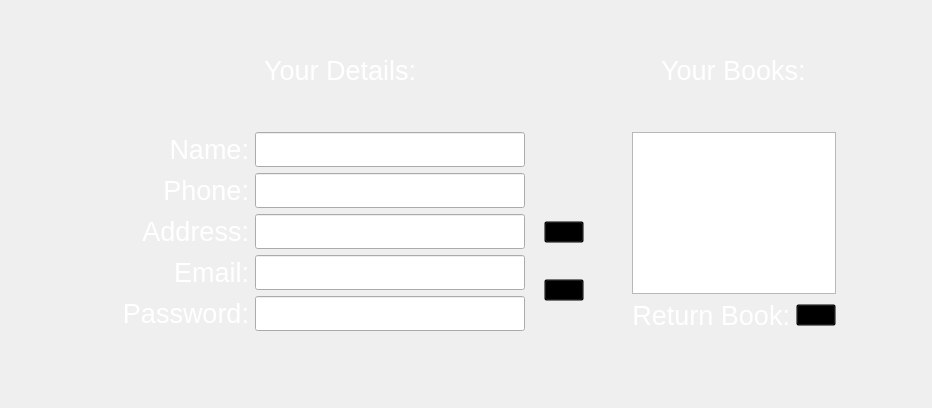
        <widget class="QWidget" name="account">
         <layout class="QVBoxLayout" name="verticalLayout_15">
          <item>
           <layout class="QVBoxLayout" name="verticalLayout_14" stretch="2,5,3">
            <item>
             <spacer name="verticalSpacer_14">
              <property name="orientation">
               <enum>Qt::Vertical</enum>
              </property>
              <property name="sizeHint" stdset="0">
               <size>
                <width>20</width>
                <height>40</height>
               </size>
              </property>
             </spacer>
            </item>
            <item>
             <layout class="QHBoxLayout" name="horizontalLayout_12" stretch="2,4,1,3,2">
              <item>
               <spacer name="horizontalSpacer_20">
                <property name="orientation">
                 <enum>Qt::Horizontal</enum>
                </property>
                <property name="sizeHint" stdset="0">
                 <size>
                  <width>40</width>
                  <height>20</height>
                 </size>
                </property>
               </spacer>
              </item>
              <item>
               <layout class="QVBoxLayout" name="verticalLayout_11">
                <item>
                 <layout class="QHBoxLayout" name="horizontalLayout_9">
                  <item>
                   <spacer name="horizontalSpacer_18">
                    <property name="orientation">
                     <enum>Qt::Horizontal</enum>
                    </property>
                    <property name="sizeHint" stdset="0">
                     <size>
                      <width>40</width>
                      <height>20</height>
                     </size>
                    </property>
                   </spacer>
                  </item>
                  <item>
                   <widget class="QLabel" name="label_11">
                    <property name="font">
                     <font>
                      <family>Arial</family>
                      <pointsize>20</pointsize>
                      <bold>false</bold>
                     </font>
                    </property>
                    <property name="styleSheet">
                     <string notr="true">color: rgb(255, 255, 255);</string>
                    </property>
                    <property name="text">
                     <string>Your Details:</string>
                    </property>
                   </widget>
                  </item>
                  <item>
                   <spacer name="horizontalSpacer_19">
                    <property name="orientation">
                     <enum>Qt::Horizontal</enum>
                    </property>
                    <property name="sizeHint" stdset="0">
                     <size>
                      <width>40</width>
                      <height>20</height>
                     </size>
                    </property>
                   </spacer>
                  </item>
                 </layout>
                </item>
                <item>
                 <spacer name="verticalSpacer_16">
                  <property name="orientation">
                   <enum>Qt::Vertical</enum>
                  </property>
                  <property name="sizeType">
                   <enum>QSizePolicy::Fixed</enum>
                  </property>
                  <property name="sizeHint" stdset="0">
                   <size>
                    <width>20</width>
                    <height>40</height>
                   </size>
                  </property>
                 </spacer>
                </item>
                <item>
                 <layout class="QHBoxLayout" name="horizontalLayout_11">
                  <item>
                   <layout class="QHBoxLayout" name="horizontalLayout_10" stretch="5,0,5">
                    <item>
                     <layout class="QVBoxLayout" name="verticalLayout_10">
                      <item>
                       <spacer name="verticalSpacer_12">
                        <property name="orientation">
                         <enum>Qt::Vertical</enum>
                        </property>
                        <property name="sizeHint" stdset="0">
                         <size>
                          <width>20</width>
                          <height>40</height>
                         </size>
                        </property>
                       </spacer>
                      </item>
                      <item>
                       <widget class="QLabel" name="label">
                        <property name="text">
                         <string/>
                        </property>
                        <property name="pixmap">
                         <pixmap resource="images.qrc">:/images/your_details.png</pixmap>
                        </property>
                       </widget>
                      </item>
                      <item>
                       <spacer name="verticalSpacer_13">
                        <property name="orientation">
                         <enum>Qt::Vertical</enum>
                        </property>
                        <property name="sizeHint" stdset="0">
                         <size>
                          <width>20</width>
                          <height>40</height>
                         </size>
                        </property>
                       </spacer>
                      </item>
                     </layout>
                    </item>
                    <item>
                     <spacer name="horizontalSpacer_22">
                      <property name="orientation">
                       <enum>Qt::Horizontal</enum>
                      </property>
                      <property name="sizeHint" stdset="0">
                       <size>
                        <width>40</width>
                        <height>20</height>
                       </size>
                      </property>
                     </spacer>
                    </item>
                    <item>
                     <layout class="QGridLayout" name="gridLayout">
                      <item row="4" column="2">
                       <widget class="QLabel" name="label_password">
                        <property name="text">
                         <string/>
                        </property>
                       </widget>
                      </item>
                      <item row="2" column="0">
                       <widget class="QLabel" name="label_8">
                        <property name="font">
                         <font>
                          <family>Arial</family>
                          <pointsize>20</pointsize>
                         </font>
                        </property>
                        <property name="layoutDirection">
                         <enum>Qt::RightToLeft</enum>
                        </property>
                        <property name="styleSheet">
                         <string notr="true">color: rgb(255, 255, 255);</string>
                        </property>
                        <property name="text">
                         <string>Address:</string>
                        </property>
                        <property name="alignment">
                         <set>Qt::AlignRight|Qt::AlignTrailing|Qt::AlignVCenter</set>
                        </property>
                       </widget>
                      </item>
                      <item row="1" column="0">
                       <widget class="QLabel" name="label_7">
                        <property name="font">
                         <font>
                          <family>Arial</family>
                          <pointsize>20</pointsize>
                         </font>
                        </property>
                        <property name="layoutDirection">
                         <enum>Qt::RightToLeft</enum>
                        </property>
                        <property name="styleSheet">
                         <string notr="true">color: rgb(255, 255, 255);</string>
                        </property>
                        <property name="text">
                         <string>Phone:</string>
                        </property>
                        <property name="alignment">
                         <set>Qt::AlignRight|Qt::AlignTrailing|Qt::AlignVCenter</set>
                        </property>
                       </widget>
                      </item>
                      <item row="4" column="0">
                       <widget class="QLabel" name="label_10">
                        <property name="font">
                         <font>
                          <family>Arial</family>
                          <pointsize>20</pointsize>
                         </font>
                        </property>
                        <property name="layoutDirection">
                         <enum>Qt::RightToLeft</enum>
                        </property>
                        <property name="styleSheet">
                         <string notr="true">color: rgb(255, 255, 255);</string>
                        </property>
                        <property name="text">
                         <string>Password:</string>
                        </property>
                        <property name="alignment">
                         <set>Qt::AlignRight|Qt::AlignTrailing|Qt::AlignVCenter</set>
                        </property>
                       </widget>
                      </item>
                      <item row="3" column="2">
                       <widget class="QLabel" name="label_email">
                        <property name="text">
                         <string/>
                        </property>
                       </widget>
                      </item>
                      <item row="2" column="2">
                       <widget class="QLabel" name="label_address">
                        <property name="text">
                         <string/>
                        </property>
                       </widget>
                      </item>
                      <item row="0" column="0">
                       <widget class="QLabel" name="label_6">
                        <property name="font">
                         <font>
                          <family>Arial</family>
                          <pointsize>20</pointsize>
                         </font>
                        </property>
                        <property name="layoutDirection">
                         <enum>Qt::RightToLeft</enum>
                        </property>
                        <property name="styleSheet">
                         <string notr="true">color: rgb(255, 255, 255);</string>
                        </property>
                        <property name="text">
                         <string>Name:</string>
                        </property>
                        <property name="alignment">
                         <set>Qt::AlignRight|Qt::AlignTrailing|Qt::AlignVCenter</set>
                        </property>
                       </widget>
                      </item>
                      <item row="3" column="0">
                       <widget class="QLabel" name="label_9">
                        <property name="font">
                         <font>
                          <family>Arial</family>
                          <pointsize>20</pointsize>
                         </font>
                        </property>
                        <property name="layoutDirection">
                         <enum>Qt::RightToLeft</enum>
                        </property>
                        <property name="styleSheet">
                         <string notr="true">color: rgb(255, 255, 255);</string>
                        </property>
                        <property name="text">
                         <string>Email:</string>
                        </property>
                        <property name="alignment">
                         <set>Qt::AlignRight|Qt::AlignTrailing|Qt::AlignVCenter</set>
                        </property>
                       </widget>
                      </item>
                      <item row="4" column="1">
                       <widget class="QLineEdit" name="details_password">
                        <property name="minimumSize">
                         <size>
                          <width>270</width>
                          <height>35</height>
                         </size>
                        </property>
                        <property name="maximumSize">
                         <size>
                          <width>270</width>
                          <height>35</height>
                         </size>
                        </property>
                       </widget>
                      </item>
                      <item row="3" column="1">
                       <widget class="QLineEdit" name="details_email">
                        <property name="minimumSize">
                         <size>
                          <width>270</width>
                          <height>35</height>
                         </size>
                        </property>
                        <property name="maximumSize">
                         <size>
                          <width>270</width>
                          <height>35</height>
                         </size>
                        </property>
                       </widget>
                      </item>
                      <item row="2" column="1">
                       <widget class="QLineEdit" name="details_address">
                        <property name="sizePolicy">
                         <sizepolicy hsizetype="Expanding" vsizetype="Fixed">
                          <horstretch>27</horstretch>
                          <verstretch>35</verstretch>
                         </sizepolicy>
                        </property>
                        <property name="minimumSize">
                         <size>
                          <width>270</width>
                          <height>35</height>
                         </size>
                        </property>
                        <property name="maximumSize">
                         <size>
                          <width>270</width>
                          <height>35</height>
                         </size>
                        </property>
                       </widget>
                      </item>
                      <item row="1" column="1">
                       <widget class="QLineEdit" name="details_phone">
                        <property name="minimumSize">
                         <size>
                          <width>270</width>
                          <height>35</height>
                         </size>
                        </property>
                        <property name="maximumSize">
                         <size>
                          <width>270</width>
                          <height>35</height>
                         </size>
                        </property>
                       </widget>
                      </item>
                      <item row="0" column="1">
                       <widget class="QLineEdit" name="details_name">
                        <property name="minimumSize">
                         <size>
                          <width>270</width>
                          <height>35</height>
                         </size>
                        </property>
                        <property name="maximumSize">
                         <size>
                          <width>270</width>
                          <height>35</height>
                         </size>
                        </property>
                       </widget>
                      </item>
                     </layout>
                    </item>
                   </layout>
                  </item>
                  <item>
                   <layout class="QVBoxLayout" name="verticalLayout_12" stretch="3,2,1,2,1">
                    <item>
                     <spacer name="verticalSpacer_17">
                      <property name="orientation">
                       <enum>Qt::Vertical</enum>
                      </property>
                      <property name="sizeHint" stdset="0">
                       <size>
                        <width>20</width>
                        <height>40</height>
                       </size>
                      </property>
                     </spacer>
                    </item>
                    <item>
                     <widget class="QPushButton" name="editBtn">
                      <property name="styleSheet">
                       <string notr="true">background:transparent;</string>
                      </property>
                      <property name="text">
                       <string/>
                      </property>
                     </widget>
                    </item>
                    <item>
                     <spacer name="verticalSpacer_18">
                      <property name="orientation">
                       <enum>Qt::Vertical</enum>
                      </property>
                      <property name="sizeHint" stdset="0">
                       <size>
                        <width>20</width>
                        <height>40</height>
                       </size>
                      </property>
                     </spacer>
                    </item>
                    <item>
                     <widget class="QPushButton" name="saveBtn">
                      <property name="styleSheet">
                       <string notr="true">background:transparent;</string>
                      </property>
                      <property name="text">
                       <string/>
                      </property>
                     </widget>
                    </item>
                    <item>
                     <spacer name="verticalSpacer_19">
                      <property name="orientation">
                       <enum>Qt::Vertical</enum>
                      </property>
                      <property name="sizeHint" stdset="0">
                       <size>
                        <width>20</width>
                        <height>40</height>
                       </size>
                      </property>
                     </spacer>
                    </item>
                   </layout>
                  </item>
                 </layout>
                </item>
               </layout>
              </item>
              <item>
               <spacer name="horizontalSpacer_21">
                <property name="orientation">
                 <enum>Qt::Horizontal</enum>
                </property>
                <property name="sizeHint" stdset="0">
                 <size>
                  <width>40</width>
                  <height>20</height>
                 </size>
                </property>
               </spacer>
              </item>
              <item>
               <layout class="QVBoxLayout" name="verticalLayout_13" stretch="0,0,3,0">
                <item>
                 <layout class="QHBoxLayout" name="horizontalLayout_14">
                  <item>
                   <spacer name="horizontalSpacer_25">
                    <property name="orientation">
                     <enum>Qt::Horizontal</enum>
                    </property>
                    <property name="sizeHint" stdset="0">
                     <size>
                      <width>40</width>
                      <height>20</height>
                     </size>
                    </property>
                   </spacer>
                  </item>
                  <item>
                   <widget class="QLabel" name="label_12">
                    <property name="font">
                     <font>
                      <family>Arial</family>
                      <pointsize>20</pointsize>
                      <bold>false</bold>
                     </font>
                    </property>
                    <property name="styleSheet">
                     <string notr="true">color: rgb(255, 255, 255);</string>
                    </property>
                    <property name="text">
                     <string>Your Books:</string>
                    </property>
                   </widget>
                  </item>
                  <item>
                   <spacer name="horizontalSpacer_26">
                    <property name="orientation">
                     <enum>Qt::Horizontal</enum>
                    </property>
                    <property name="sizeHint" stdset="0">
                     <size>
                      <width>40</width>
                      <height>20</height>
                     </size>
                    </property>
                   </spacer>
                  </item>
                 </layout>
                </item>
                <item>
                 <spacer name="verticalSpacer_20">
                  <property name="orientation">
                   <enum>Qt::Vertical</enum>
                  </property>
                  <property name="sizeHint" stdset="0">
                   <size>
                    <width>20</width>
                    <height>40</height>
                   </size>
                  </property>
                 </spacer>
                </item>
                <item>
                 <widget class="QTableWidget" name="existing_books"/>
                </item>
                <item>
                 <layout class="QHBoxLayout" name="horizontalLayout_13" stretch="5,0,5">
                  <item>
                   <spacer name="horizontalSpacer_23">
                    <property name="orientation">
                     <enum>Qt::Horizontal</enum>
                    </property>
                    <property name="sizeHint" stdset="0">
                     <size>
                      <width>40</width>
                      <height>20</height>
                     </size>
                    </property>
                   </spacer>
                  </item>
                  <item>
                   <widget class="QLabel" name="label_4">
                    <property name="font">
                     <font>
                      <family>Arial</family>
                      <pointsize>20</pointsize>
                     </font>
                    </property>
                    <property name="styleSheet">
                     <string notr="true">color: rgb(255, 255, 255);</string>
                    </property>
                    <property name="text">
                     <string>Return Book:</string>
                    </property>
                    <property name="alignment">
                     <set>Qt::AlignRight|Qt::AlignTrailing|Qt::AlignVCenter</set>
                    </property>
                   </widget>
                  </item>
                  <item>
                   <widget class="QPushButton" name="returnBtn">
                    <property name="styleSheet">
                     <string notr="true">background:transparent;</string>
                    </property>
                    <property name="text">
                     <string/>
                    </property>
                   </widget>
                  </item>
                 </layout>
                </item>
               </layout>
              </item>
              <item>
               <spacer name="horizontalSpacer_24">
                <property name="orientation">
                 <enum>Qt::Horizontal</enum>
                </property>
                <property name="sizeHint" stdset="0">
                 <size>
                  <width>40</width>
                  <height>20</height>
                 </size>
                </property>
               </spacer>
              </item>
             </layout>
            </item>
            <item>
             <spacer name="verticalSpacer_15">
              <property name="orientation">
               <enum>Qt::Vertical</enum>
              </property>
              <property name="sizeHint" stdset="0">
               <size>
                <width>20</width>
                <height>40</height>
               </size>
              </property>
             </spacer>
            </item>
           </layout>
          </item>
         </layout>
        </widget>
